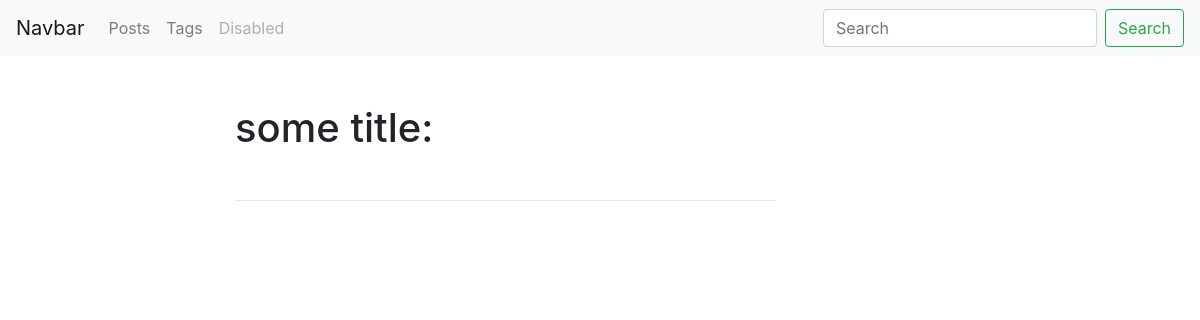
/blog/tag/slug2, run on an earlier commit of the app's database.
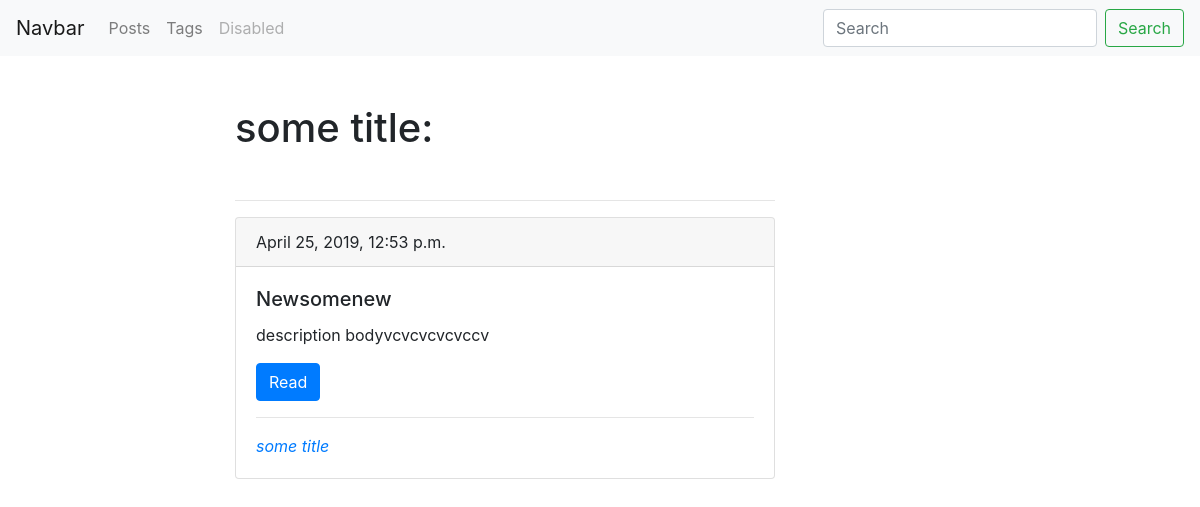
And on a later commit of the database.
### blog/models.py (models this page shows, shortened)
class Tag(models.Model):
    title = models.CharField(max_length=150)
    slug = models.SlugField(max_length=150)
    def get_absolute_url(self):
        return reverse("tag_detail", kwargs={"slug": self.slug})

class Post(models.Model):
    title = models.CharField(max_length=150, db_index=True)
    slug = models.SlugField(max_length=150, blank=True, unique=True)
    body = models.TextField(blank=True, db_index=True)
    tags = models.ManyToManyField('Tag', blank=True, related_name='posts') # создает поле у двух таблиц (манипуляция через менеджер объектов)
    data_pub = models.DateTimeField(auto_now_add=True)
    def get_absolute_url(self):
        return reverse("post_detail", kwargs={"slug": self.slug})

### blog/views.py (the view)
# urls.py: path('tag/<str:slug>', TagDetail.as_view(), name='tag_detail'),
class TagDetail(View):
    def get(self, request, slug):
        tag = get_object_or_404(Tag, slug__iexact=slug)
        posts = tag.posts.all()
        context = {
            'tag': tag,
            'posts': posts,
            'admin_object':tag
        }
        return render(request, 'blog/tag_detail.html', context=context)

### blog/templates/blog/tag_detail.html (shortened to what this page needs)
{% extends 'blog/base_blog.html' %}
{% block content %}
    <h1 class='mb-5 mt-5'>{{tag.title}}:</h1>
    <hr>
    {% for post in posts %}
        {% include "blog/includes/posts.html" %}
    {% endfor %}
{% endblock %}

### blog/templates/blog/includes/posts.html
<div class="card mb-5">
    <div class="card-header">
        {{post.data_pub}}
    </div>
    <div class="card-body">
        <h5 class="card-title">{{post.title}}</h5>
        <p class="card-text">{{post.body|truncatewords:15}}</p>
        <a href="{{ post.get_absolute_url }}" class="btn btn-primary">Read</a>
        <div>
            <hr>
            {% for tag in post.tags.all %}
                <i><a href='{{tag.get_absolute_url}}'>{{tag.title}}</a></i>
            {% endfor %}
        </div>
    </div>
</div>

What changed in the data, as far as the page shows it:
now on this page (row edited): Post: data_pub "April 25, 2019, 12:53 p.m.", title "Newsomenew", body "description bodyvcvcvcvcvccv", Tag (title "some title")
